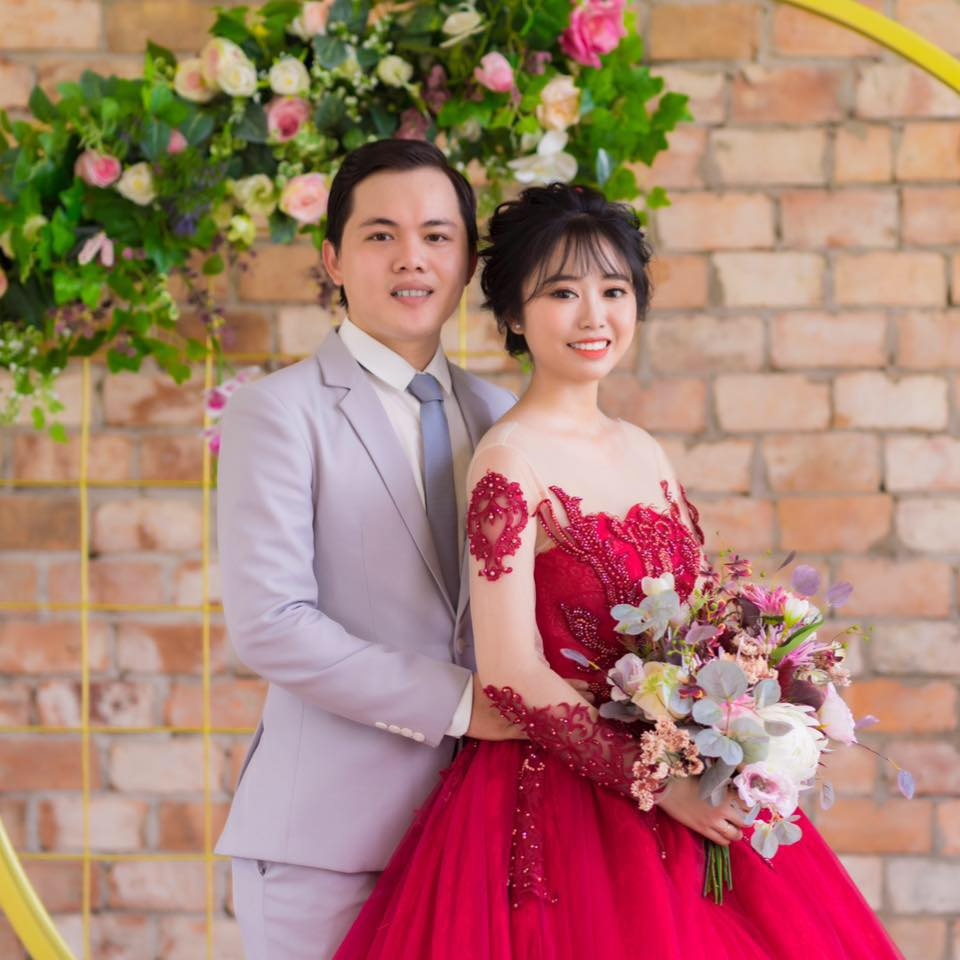
#> input picture image.jpg, 960 x 960 px
$ python pixel.py
#> lines starting #> are read from the running program, lines starting #| are printed output that depends on the picture; after the words box and inside, x2 and y2 are one past the last pixel; in counts of white or black regions, pixels touching at a corner belong together
import cv2

img = cv2.imread('image.jpg')
#> img is the input picture: shape (960, 960, 3); mean B, G, R 113.6, 126.9, 169.4

px = img[0,0]
#> px = [137, 173, 213]

for i in range(500):
    img[i,i] = [1,1,1]
    img[i+2,i+2]  = [1,1,1]
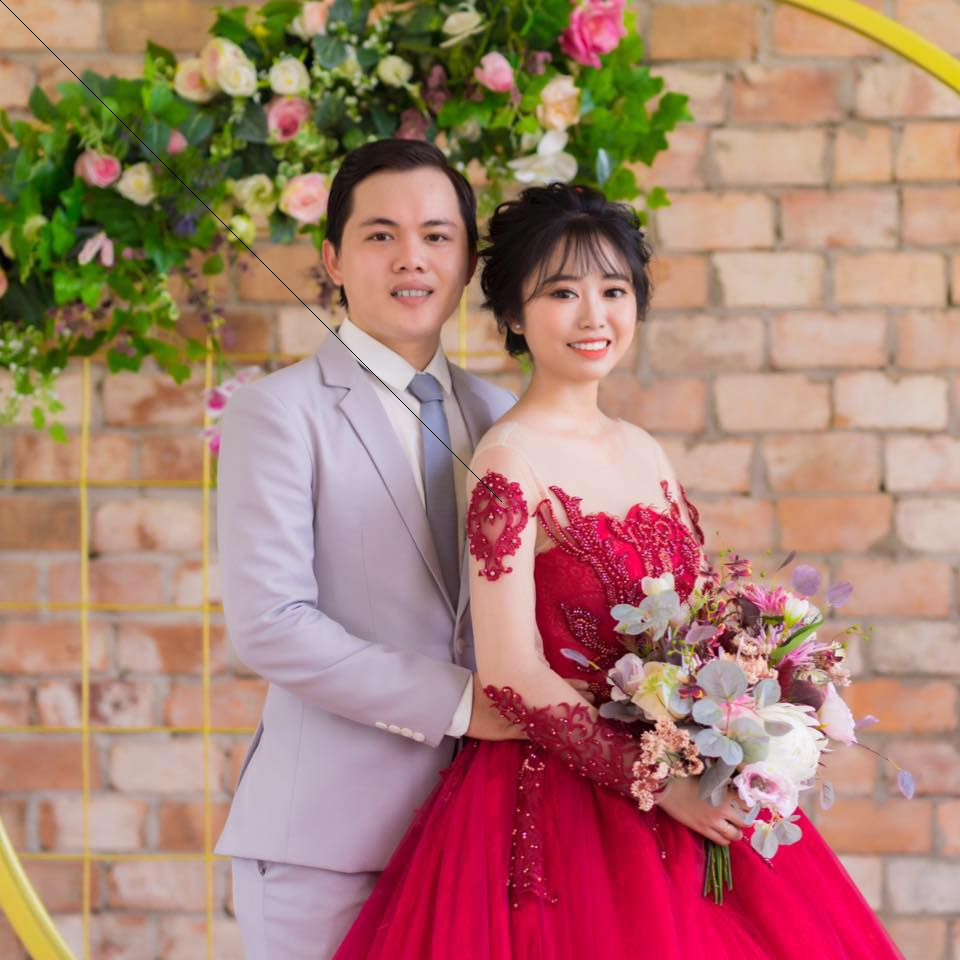
#> img: shape (960, 960, 3); 0.05% of pixels changed, all inside (x1, y1, x2, y2) = (0, 0, 502, 502)

cv2.imshow('image', img)

cv2.waitKey(0)

cv2.destroyAllWindows()
